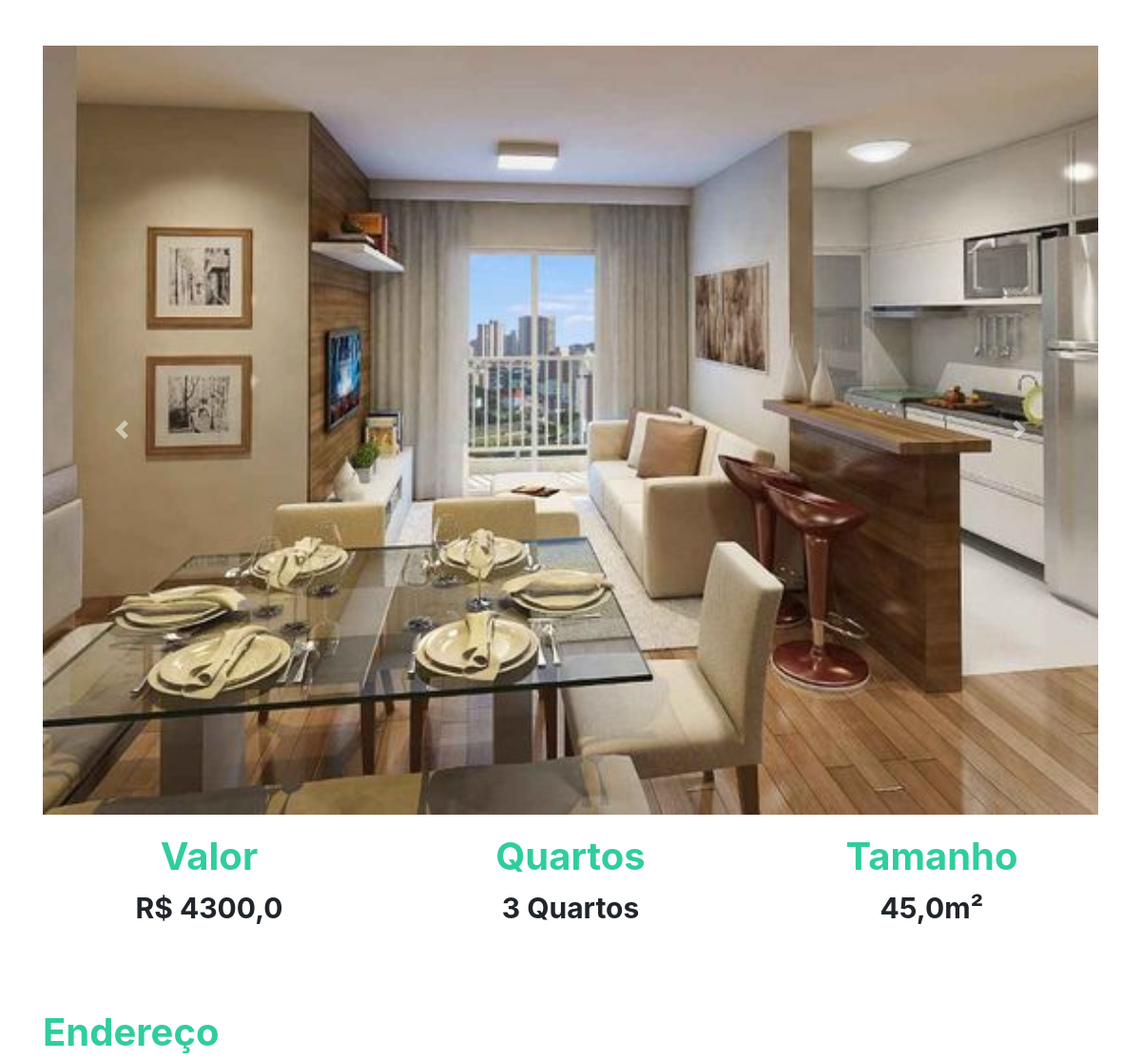
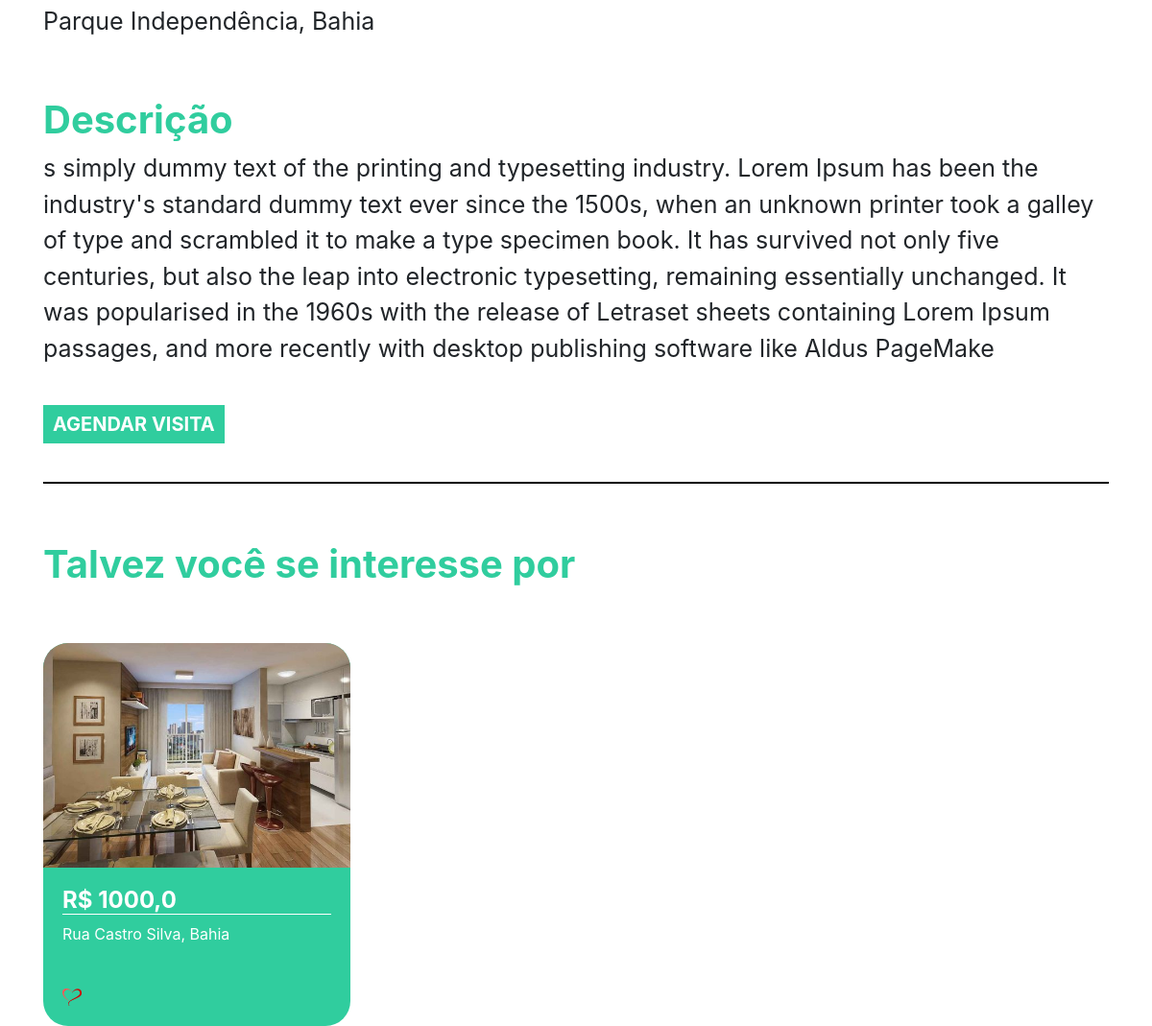
The page /imovel/9 on the database its author committed (2 pictures, top to bottom).
### plataforma/models.py (models this page shows, shortened)
class Imagem(models.Model):
    img = models.ImageField(upload_to='img')
    def __str__(self) -> str:
        return self.img.url

class Imovei(models.Model):
    choices = (('V', 'Venda'),
               ('A', 'Aluguel'))
    choices_imovel = (('A', 'Apartamento'),
                      ('C', 'Casa'))
    imagens = models.ManyToManyField(Imagem)
    valor = models.FloatField()
    quartos = models.IntegerField()
    tamanho = models.FloatField()
    cidade = models.ForeignKey(Cidade, on_delete=models.DO_NOTHING)
    rua = models.CharField(max_length=50)
    tipo = models.CharField(max_length=1, choices=choices)
    tipo_imovel = models.CharField(max_length=1, choices=choices_imovel)
    numero = models.IntegerField()
    descricao = models.TextField()
    dias_visita = models.ManyToManyField(DiasVisita)
    horarios = models.ManyToManyField(Horario)

class Cidade(models.Model):
    nome = models.CharField(max_length=30)
    def __str__(self) -> str:
        return self.nome

### plataforma/views.py (the view)
# urls.py: path('imovel/<str:id>', views.imovel, name="imovel"),
def imovel(request, id):
    imovel = get_object_or_404(Imovei, id=id)
    sugestoes = Imovei.objects.filter(cidade = imovel.cidade).exclude(id=id)[:2]
    return render(request, 'imovel.html', {'imovel': imovel, 'sugestoes': sugestoes, 'id': id})

### plataforma/models.py (called while the page is built)
    def __str__(self) -> str:
        return self.dia

    def __str__(self) -> str:
        return str(self.horario)

### plataforma/templates/imovel.html (shortened to what this page needs)
{% extends 'base.html' %}
{% load static %}
{% block 'head' %}
<link rel="stylesheet" href="{% static 'plataforma/css/home.css' %}">
{% endblock  %}
{% block 'body' %}
    <div style="text-align: center" class="container">
        <br>
        <br>
        <div id="carouselExampleControls" class="carousel slide" data-ride="carousel">
            <div class="carousel-inner">
                {% for img in imovel.imagens.all  %}
                    <div class="carousel-item {% if forloop.first %} active {% endif %}" >
                        <img class="d-block w-100" src="{{img}}" alt="First slide">
                    </div>
                {% endfor %}
            </div>
        <a class="carousel-control-prev" href="#carouselExampleControls" role="button" data-slide="prev">
            <span class="carousel-control-prev-icon" aria-hidden="true"></span>
        </a>
        <a class="carousel-control-next" href="#carouselExampleControls" role="button" data-slide="next">
            <span class="carousel-control-next-icon" aria-hidden="true"></span>
        </a>
    </div>
        <div class="row">
            <div class="col-md">
                <h3 class="titulo_especificacao">Valor</h3>
                <p class="especificacao">R$ {{imovel.valor}}</p>
            </div>
            <div class="col-md">
                <h3 class="titulo_especificacao">Quartos</h3>
                <p class="especificacao">{{imovel.quartos}} Quartos</p>
            </div>
            <div class="col-md">
                <h3 class="titulo_especificacao">Tamanho</h3>
                <p class="especificacao">{{imovel.tamanho}}m²</p>
            </div>
        </div>
        <br>
        <br>
        <div style="text-align: left">
            <h3 class="titulo_especificacao">Endereço</h3>
            <p class="especificacao_endereco">{{imovel.rua}}, {{imovel.cidade }}</p>
        </div>
        <br>
        <div style="text-align: left">
            <h3 class="titulo_especificacao">Descrição</h3>
            <p class="especificacao_endereco">{{imovel.descricao}}</p>
            <br>
            <button class="btn_agendar_visita" data-toggle="modal" data-target="#exampleModal">AGENDAR VISITA</button>
            <br>
            <br>
        </div>
        <hr style="border: 1px solid black">
        <br>
        <div class="div_possivel_interesse">
            <h3 class="titulo_especificacao">Talvez você se interesse por</h3>
            <div class="row">
                {% for sugestao in sugestoes %}
                    <div class="col-md cont">
                        <div class="card_imovel">
                            <img class="img_capa_imovel" src="{{sugestao.imagens.all.0.img.url}}">
                            <div class="informacoes_imoveis">
                            <a class="a_none" href="{% url 'imovel' sugestao.id %}"><h4 class="valor">R$ {{sugestao.valor}}</h4></a>
                            <p>{{sugestao.rua}}, {{sugestao.cidade}}</p>
                            <br>
                            <img width="7%" src="{% static 'plataforma/img/heart.png' %}">
                            </div>
                        </div>
                    </div>
                {% endfor %}
            </div>
        </div>
    </div>
{% endblock  %}

### templates/static/plataforma/css/home.css (style rules this page uses)
.card_imovel { background-color: #30CD9E; width: 20rem; margin-top: 50px; border-radius: 26px; }
.img_capa_imovel { width: 100%; border-top-left-radius: 26px; border-top-right-radius: 26px; }
.informacoes_imoveis { padding: 20px; color: white; }
.valor { font-weight: bold; border-bottom: 1px solid white; }
.a_none { color: white; }
.titulo_especificacao { color: #30CD9E; font-weight: bold; margin-top: 20px; font-size: 40px; }
.especificacao { font-size: 30px; font-weight: bold; }
.especificacao_endereco { font-size: 25px; }
.btn_agendar_visita { border: none; background-color: #30CD9E; color: white; font-weight: bold; font-size: 20px; padding: 5px 10px 5px 10px; }
.div_possivel_interesse { text-align: left; }

### rows shown on the page
Imagem: img (picture)
Imovei: valor "4300,0", quartos "3", tamanho "45,0", rua "Parque Independência", cidade "Bahia", descricao "s simply dummy text of the printing and typesetting industry. Lorem Ipsum has been the industry's standard dummy text ever since the 1500s, when an unknown printer took a galley of type and scrambled it to make a type specimen book. It has survived not only five centuries, but also the leap into electronic typesetting, remaining essentially unchanged. It was popularised in the 1960s with the release of Letraset sheets containing Lorem Ipsum passages, and more recently with desktop publishing software like Aldus PageMake"
Imovei: imagens.all.0.img (picture), valor "1000,0", rua "Rua Castro Silva", cidade "Bahia"
